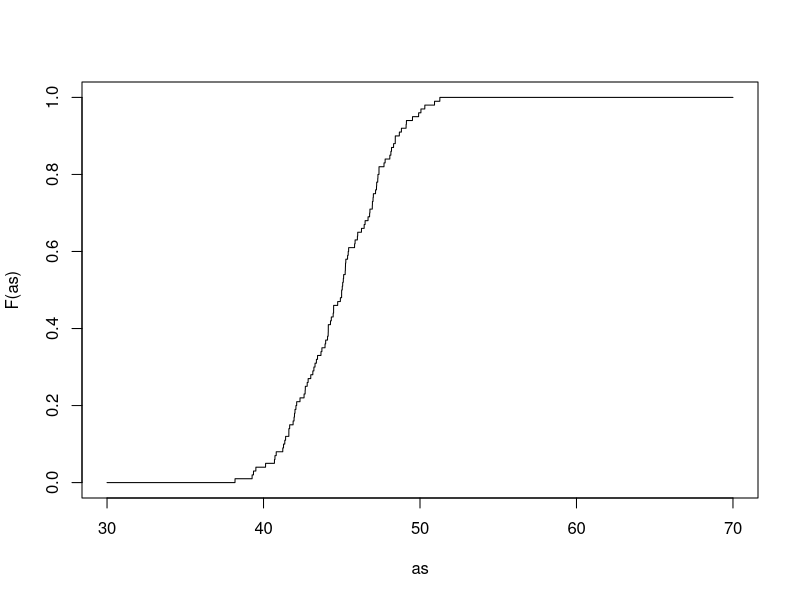

Write the R code that produced this figure. (Note: this script raises an error after producing the figure.)
x <- scan('meas.txt')

F <- ecdf(x)

as <- seq(30, 70, length=10000)
plot(as, F(as), type='l')
mu <- mean(x)
s <- sqrt((n-1)/n*var(x))
lines(as, pnorm(q = as, mu, s), col='blue')



hist(x, probability = TRUE, breaks = 18)
d <- density(x, adjust=1)
lines(as, dnorm(as, mu, s), col='red')

lines(d, col='red')
